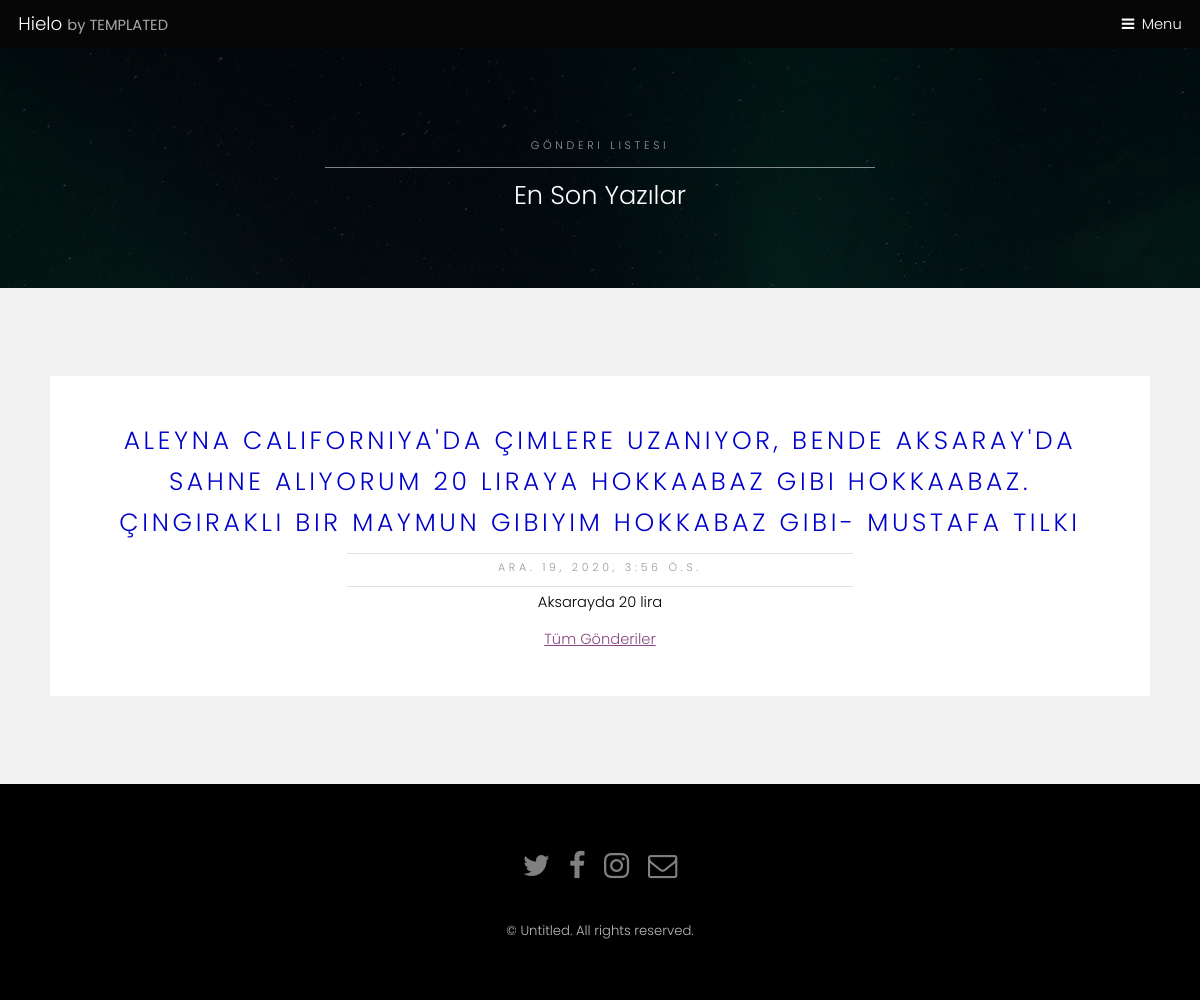
The app's page /blog/detay/7/ with its own data.
### blog/models.py (models this page shows, shortened)
class GonderiModel(models.Model):
    baslik = models.CharField(max_length=200,verbose_name="Başlık")
    yazi = models.TextField(verbose_name="Yazı")
    eposta = models.EmailField(verbose_name="E Posta",max_length=254,default="aa@aa.com")
    kayit_zaman = models.DateTimeField(default=timezone.now,verbose_name="Kayıt Zamanı")
    yayim_tarihi = models.DateTimeField(null=True,blank=True,verbose_name="Yayım Zamanı")

### blog/views.py (the view)
# urls.py: path('detay/<int:pk>/',views.gonderiDetay,name="gonderiDetay"),
def gonderiDetay(request,pk):
    gonderi = get_object_or_404(GonderiModel,pk=pk)
    return render(request,"blog/gonderiDetay.html",{"gonderi":gonderi})

### templates/blog/gonderiDetay.html
{% extends "../base.html" %} {% load static %} {% block banner %}
<section id="One" class="wrapper style3">
  <div class="inner">
    <header class="align-center">
      <p>Gönderi Listesi</p>
      <h2>En Son Yazılar</h2>
    </header>
  </div>
</section>
{% endblock banner %} {% block content %}
<section id="two" class="wrapper style2">
  <div class="inner">
    <div class="box">
      <div class="content">
        <header class="align-center">
          <p style="font-size: 25px; color: #0000cc; font-style: Arial-Black">
            {{gonderi.yazi}}
          </p>
          <p>{{gonderi.kayit_zaman}}</p>
          <h1>{{gonderi.baslik}}</h1>
          <a href="{% url 'gonderiListe' %}"> Tüm Gönderiler </a>
        </header>
      </div>
    </div>
  </div>
</section>
{% endblock content %}

### static/css/main.css (style rules this page uses)
html, body, div, span, applet, object, iframe, h1, h2, h3, h4, h5, h6, p, blockquote, pre, a, abbr, acronym, address, big, cite, code, del, dfn, em, img, ins, kbd, q, s, samp, small, strike, strong, sub, sup, tt, var, b, u, i, center, dl, dt, dd, ol, ul, li, fieldset, form, label, legend, table, caption, tbody, tfoot, thead, tr, th, td, article, aside, canvas, details, embed, figure, figcaption, footer, header, hgroup, menu, nav, output, ruby, section, summary, time, mark, audio, video { margin: 0; padding: 0; border: 0; font-size: 100%; font: inherit; vertical-align: baseline; }
article, aside, details, figcaption, figure, footer, header, hgroup, menu, nav, section { display: block; }
body { line-height: 1; }
body { -webkit-text-size-adjust: none; }
*, *:before, *:after { -moz-box-sizing: border-box; -webkit-box-sizing: border-box; box-sizing: border-box; }
body { -ms-overflow-style: scrollbar; }
body { background: #fff; }
html { font-size: 13pt; }
@media screen and (max-width: 1680px) { html { font-size: 11pt; } }
@media screen and (max-width: 1280px) { html { font-size: 11pt; } }
body { background-color: #fff; color: #444; }
body, input, select, textarea { font-family: "Poppins", sans-serif; font-weight: 300; font-size: 1rem; line-height: 1.65; }
a { text-decoration: underline; }
p { margin: 0 0 2rem 0; }
h1, h2, h3, h4, h5, h6 { font-weight: 300; line-height: 1.5; margin: 0 0 1rem 0; }
h2 { font-size: 1.75rem; }
.align-center { text-align: center; }
a { color: #8a4680; }
h1, h2, h3, h4, h5, h6 { color: #555; }
.box { margin-bottom: 2rem; background: #FFF; }
.box header p { text-transform: uppercase; font-size: .75rem; font-weight: 300; margin: 0 0 .25rem 0; padding: 0 0 .75rem 0; letter-spacing: .25rem; }
.box header p:after { content: ''; position: absolute; margin: auto; right: 0; bottom: 0; left: 0; width: 50%; height: 1px; background-color: rgba(0, 0, 0, 0.125); }
.box .content { padding: 3rem; }
.box > :last-child, .box > :last-child > :last-child, .box > :last-child > :last-child > :last-child { margin-bottom: 0; }
.box { border-color: rgba(144, 144, 144, 0.25); }
header p { position: relative; margin: 0 0 1.5rem 0; }
header p { color: #bbb; }
.wrapper { padding: 6rem 0 4rem 0 ; position: relative; margin: 0; }
.wrapper > .inner { margin: 0 auto; width: 80rem; }
.wrapper.style2 { background-color: #f2f2f2; color: #a6a6a6; }
.wrapper.style2 a { color: #8a4680; }
.wrapper.style2 h1, .wrapper.style2 h2, .wrapper.style2 h3, .wrapper.style2 h4, .wrapper.style2 h5, .wrapper.style2 h6 { color: #000; }
.wrapper.style2 .box { border-color: rgba(0, 0, 0, 0.15); }
.wrapper.style2 header p { color: #999999; }
.wrapper.style3 { background-color: #000; color: #bfbfbf; position: relative; }
.wrapper.style3 h1, .wrapper.style3 h2, .wrapper.style3 h3, .wrapper.style3 h4, .wrapper.style3 h5, .wrapper.style3 h6 { color: #ffffff; }
.wrapper.style3 header p { color: #999999; }
.wrapper.style3 .inner { position: relative; z-index: 2; }
.wrapper.style3 p { text-transform: uppercase; font-size: .75rem; font-weight: 300; margin: 0 0 .5rem 0; padding: 0 0 1rem 0; letter-spacing: .25rem; }
.wrapper.style3 p:after { content: ''; position: absolute; margin: auto; right: 0; bottom: 0; left: 0; width: 50%; height: 1px; background-color: rgba(255, 255, 255, 0.5); }
.wrapper.style3:before { -moz-transition: opacity 3s ease; -webkit-transition: opacity 3s ease; -ms-transition: opacity 3s ease; transition: opacity 3s ease; -moz-transition-delay: 1.25s; -webkit-transition-delay: 1.25s; -ms-transition-delay: 1.25s; transition-delay: 1.25s; content: ''; display: block; background-color: rgba(0, 0, 0, 0.95); height: 100%; left: 0; opacity: 0.75; position: absolute; top: 0; width: 100%; z-index: 1; }
@media screen and (max-width: 1280px) { .wrapper > .inner { width: 75rem; } }
body.subpage { padding-top: 3.25em; }

### records on screen
GonderiModel: yazi "ALEYNA CALIFORNIYA'DA ÇIMLERE UZANIYOR, BENDE AKSARAY'DA SAHNE ALIYORUM 20 LIRAYA HOKKAABAZ GIBI HOKKAABAZ. ÇINGIRAKLI BIR MAYMUN GIBIYIM HOKKABAZ GIBI- MUSTAFA TILKI", kayit_zaman "ARA. 19, 2020, 3:56 Ö.S.", baslik "Aksarayda 20 lira"
